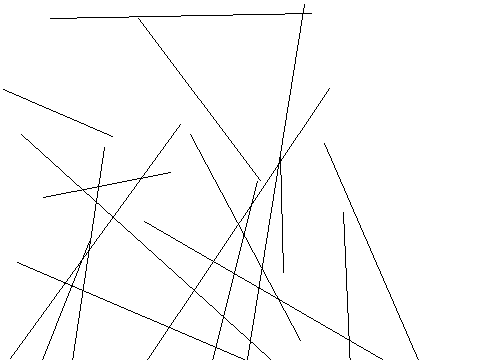

Python code for this plot:
from PIL import Image, ImageDraw
image1 = Image.new('RGB', (480, 360), '#ffffff')
draw = ImageDraw.Draw(image1)
c=[186,59,173,232]
draw.ellipse(c,'#ffffff','#000000')
l=[246,365,304,4]
draw.line(l,'#000000')
l=[138,18,260,180]
draw.line(l,'#000000')
l=[274,372,17,262]
draw.line(l,'#000000')
l=[339,421,21,134]
draw.line(l,'#000000')
l=[354,458,343,212]
draw.line(l,'#000000')
l=[311,13,50,18]
draw.line(l,'#000000')
l=[283,272,280,155]
draw.line(l,'#000000')
l=[43,197,170,172]
draw.line(l,'#000000')
l=[59,447,104,147]
draw.line(l,'#000000')
l=[190,134,300,340]
draw.line(l,'#000000')
l=[442,415,324,143]
draw.line(l,'#000000')
l=[180,124,10,358]
draw.line(l,'#000000')
l=[382,359,144,221]
draw.line(l,'#000000')
l=[3,89,112,136]
draw.line(l,'#000000')
l=[89,446,329,88]
draw.line(l,'#000000')
l=[193,436,257,181]
draw.line(l,'#000000')
l=[1,463,89,241]
draw.line(l,'#000000')
image1.save('Artist1.png')